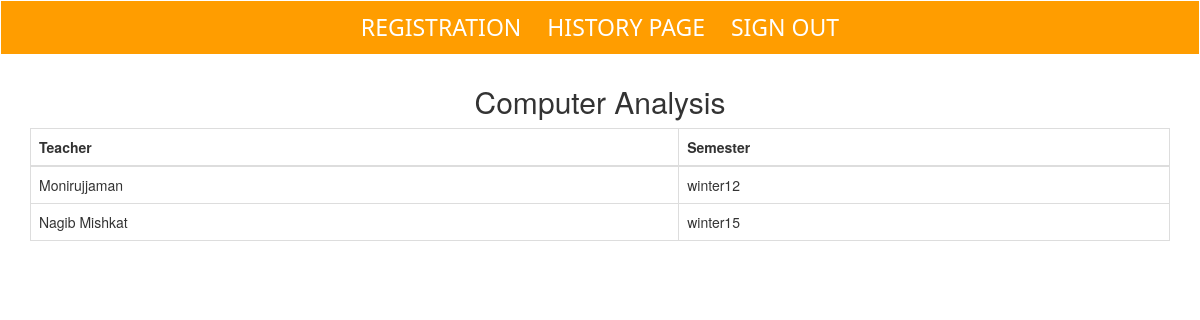
The page /teacher_history.php?subject=CA on the database its author committed.
### tables this page shows
CREATE TABLE `course` (
  `id` varchar(10) NOT NULL,
  `name` varchar(100) NOT NULL,
  `department` varchar(10) NOT NULL,
  `credit` int(5) NOT NULL
);

CREATE TABLE `teacher_history` (
  `facultyid` varchar(9) NOT NULL,
  `courseid` varchar(10) NOT NULL,
  `semester` varchar(10) NOT NULL
);

CREATE TABLE `person` (
  `id` varchar(9) NOT NULL,
  `name` varchar(200) NOT NULL,
  `password` varchar(100) DEFAULT NULL,
  `department` varchar(50) NOT NULL,
  `type` varchar(10) NOT NULL
);

### teacher_history.php (the view, shortened to what this page needs)
<?php
include_once('connection.php');
$subjectid = $_GET['subject'];
$result = $conn->query("SELECT person.name,teacher_history.semester FROM person JOIN teacher_history ON person.id=teacher_history.facultyid AND teacher_history.courseid='$subjectid'");
?>
<!DOCTYPE html>
<html>
    <head>
        <link rel="stylesheet" href="css/style.css">
        <link rel="stylesheet" href="https://maxcdn.bootstrapcdn.com/bootstrap/3.3.7/css/bootstrap.min.css">
    </head>
    <body>
         <div class="navbar">
            <ul>
              <li><a href="registration.php">Registration</a></li>
              <li><a href="history.php">History Page</a></li>
              <li><a href="signout.php">Sign out</a></li>
          </ul>
        </div>
         <h2 style="text-align: center;"><?php echo $conn->query("SELECT name FROM course WHERE course.id='$subjectid'")->fetch_object()->name ?></h2>
         <?php if($result->num_rows) { ?>
         <div class="container">
             <div class="table-responsive">
                 <table class="table table-bordered">
                     <thead>
                         <tr>
                             <th>Teacher</th>
                             <th>Semester</th>
                         </tr>
                     </thead>
                     <?php while($row = $result->fetch_assoc()) { ?>
                     <tr>
                         <td><?php echo $row['name'] ?></td>
                         <td><?php echo $row['semester'] ?></td>
                     </tr>
                     <?php } ?>
                 </table>
             </div>
         </div>
        <?php } ?>
    </body>
</html>

### css/style.css (style rules this page uses)
* { box-sizing: border-box }
body { font-family: sans-serif; }
ul { list-style-type: none; background-color: rgb(255, 157, 0); padding: 10px; text-align: center; font-family: 'Segoe UI', Tahoma, Geneva, Verdana, sans-serif; font-size: 23px; }
ul li { display: inline; }
ul li a { text-decoration: none; text-transform: uppercase; padding: 10px; color: white; }
a { color: blue; }
a:link { text-decoration: none; }

### rows shown on the page
course: name "Computer Analysis"
teacher_history: person.name "Monirujjaman", semester "winter12"
teacher_history: person.name "Nagib Mishkat", semester "winter15"
